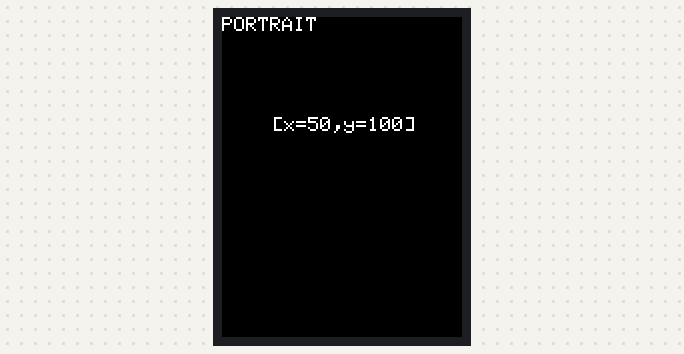
This sketch was run on a simulated Arduino Uno, built with avr-gcc and run on an emulated ATmega328P. Parts: 320×240 colour display. What the sketch prints to the serial monitor is not drawn.

Above: at 0.3 s.
At 6.3 s:
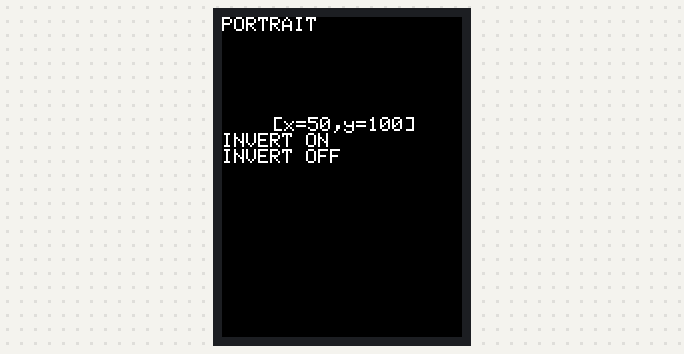
At 14.4 s:
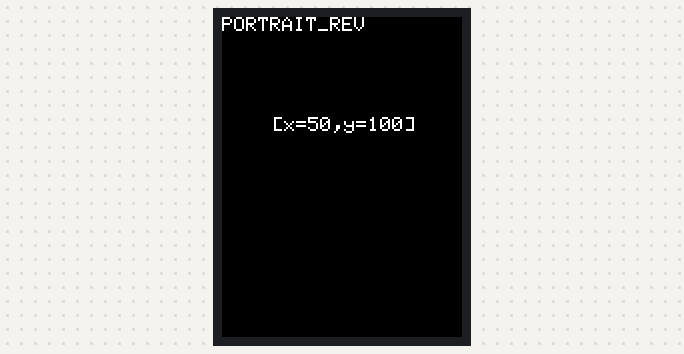
At 21.5 s:
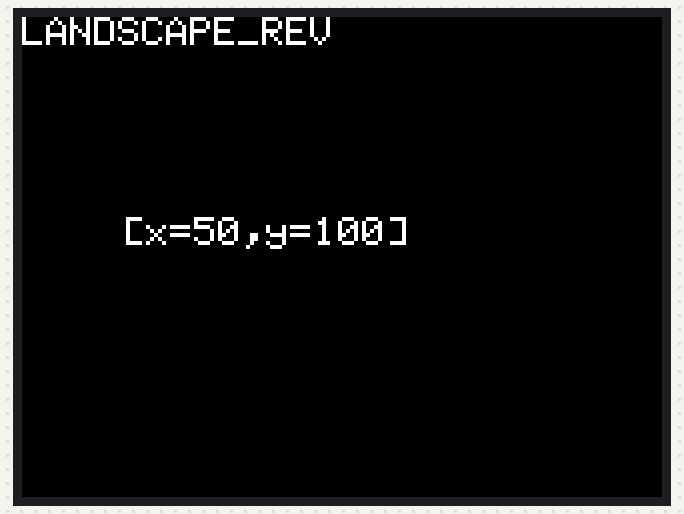
At 27.5 s:
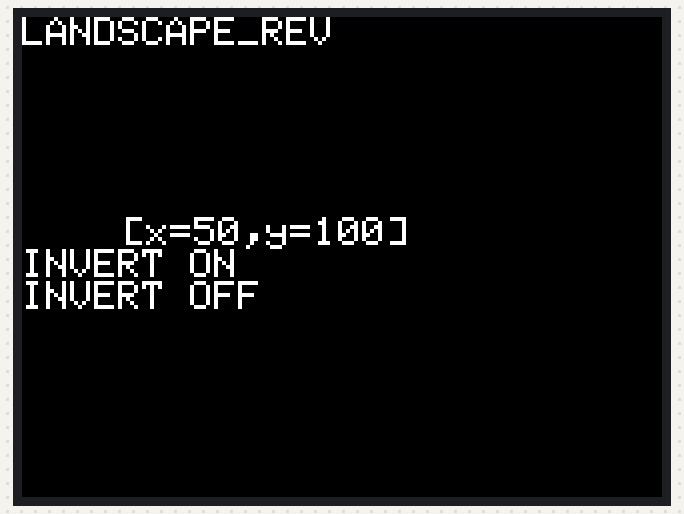
At 35.7 s:
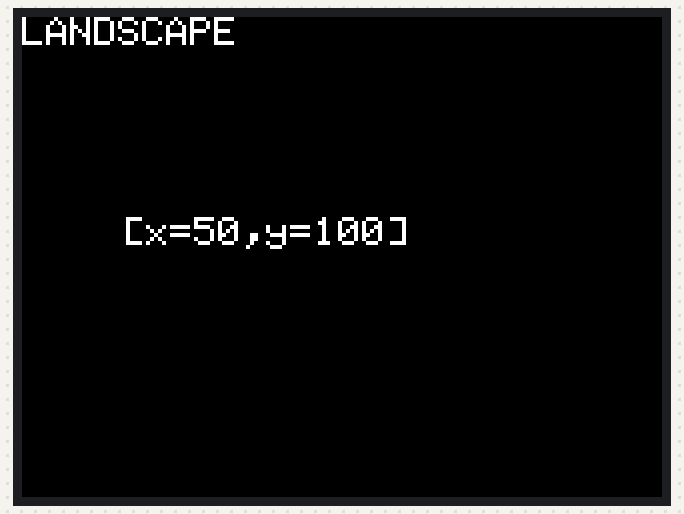

Measured:
- what the display in image 0 shows lasts 5.0 s, from 0.2 s to 5.2 s
- what the display in image 1 shows lasts 1.0 s, from 6.2 s to 7.2 s

The sketch:

TFT_LCD_Test.ino
```cpp
// All Sources are in D:\01_Programming\100_HugoBank\Others\aroundArduino\MCUFRIEND_kbv\examples

#include <Adafruit_GFX.h> // Hardware-specific library
#include <MCUFRIEND_kbv.h>
MCUFRIEND_kbv tft;

void setup()
{
    // put your setup code here, to run once:
    Serial.begin(9600);
    tft.reset();
    uint16_t identifier = tft.readID();
    Serial.print("ID = 0x");
    Serial.println(identifier, HEX);
    if (identifier == 0xEFEF) identifier = 0x9486;
    tft.begin(identifier);
    //  tft.fillScreen(BLACK);
}

char *msg[] = { "PORTRAIT", "LANDSCAPE", "PORTRAIT_REV", "LANDSCAPE_REV" };
uint8_t aspect;

void loop()
{
    // put your main code here, to run repeatedly:
    uint16_t x = 50, y = 100;
    tft.setRotation(aspect);
    tft.fillScreen(0x0000);
    tft.setCursor(0, 0);
    tft.setTextSize(2);
    tft.println(msg[aspect]);
    tft.setCursor(x, y);
    tft.println("[x=" + String(x) + ",y=" + String(y) + "]");
    delay(5000);
    tft.println("INVERT ON");
    tft.invertDisplay(true);
    delay(1000);
    tft.invertDisplay(false);
    tft.println("INVERT OFF");
    delay(1000);
    if (++aspect >= 4) aspect = 0;
}
```
